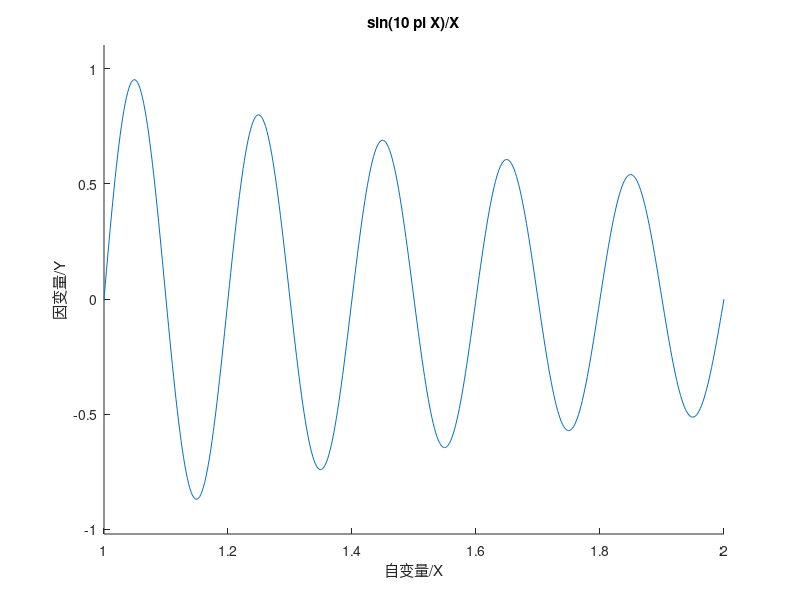

Reproduce this figure in MATLAB. (Note: this script raises an error after producing the figure.)
clc,clear
figure(1);
hold on;
lb = 1; ub = 2;
ezplot('sin(10*pi*X)/X',[lb,ub]);
xlabel('自变量/X')
ylabel('因变量/Y')
Nind = 40;
Max_gen = 20;
Preci = 20;
GGAP = 0.95;
px = 0.7;
pm = 0.01;
trace = zeros(2,Max_gen);
FieldD = [Preci;lb;ub;1;0;1;1];
Chrom = crtbp(Nind,Preci);
gen = 0;
X = bs2rv(Chrom,FieldD);
Objv = sin(10 * pi * X)./X;
while gen < Max_gen
    Fitnv = ranking(Objv);
    Selch = select('sus',Chrom,Fitnv,GGAP);
    Selch = recombin('xovsp',Selch,px);
    Selch = mut(Selch,pm);
    X = bs2rv(Selch,FieldD);
    Objvsel = sin(10 * pi * X)./X;
    [Chrom,Objv] = reins(Chrom,Selch,1,1,Objv,Objvsel);
    X = bs2rv(Chrom,FieldD);
    gen = gen + 1;
    [Y,I] = min(Objv);
    trace(1,gen) = X(I);
    trace(2,gen) = Y;
end
plot(trace(1,:),trace(2,:),'bo');
grid on;
plot(X,Objv,'b*');
figure(2);
plot(1:Max_gen,trace(2,:));
grid on;
xlabel('遗传代数')
ylabel('解的变化')
title('进化过程')
BestY = trace(2,end);
BestX = trace(1,end);
fprintf(['最优解：\nX = ',num2str(BestX),'\nY = ',num2str(BestY),'\n'])
